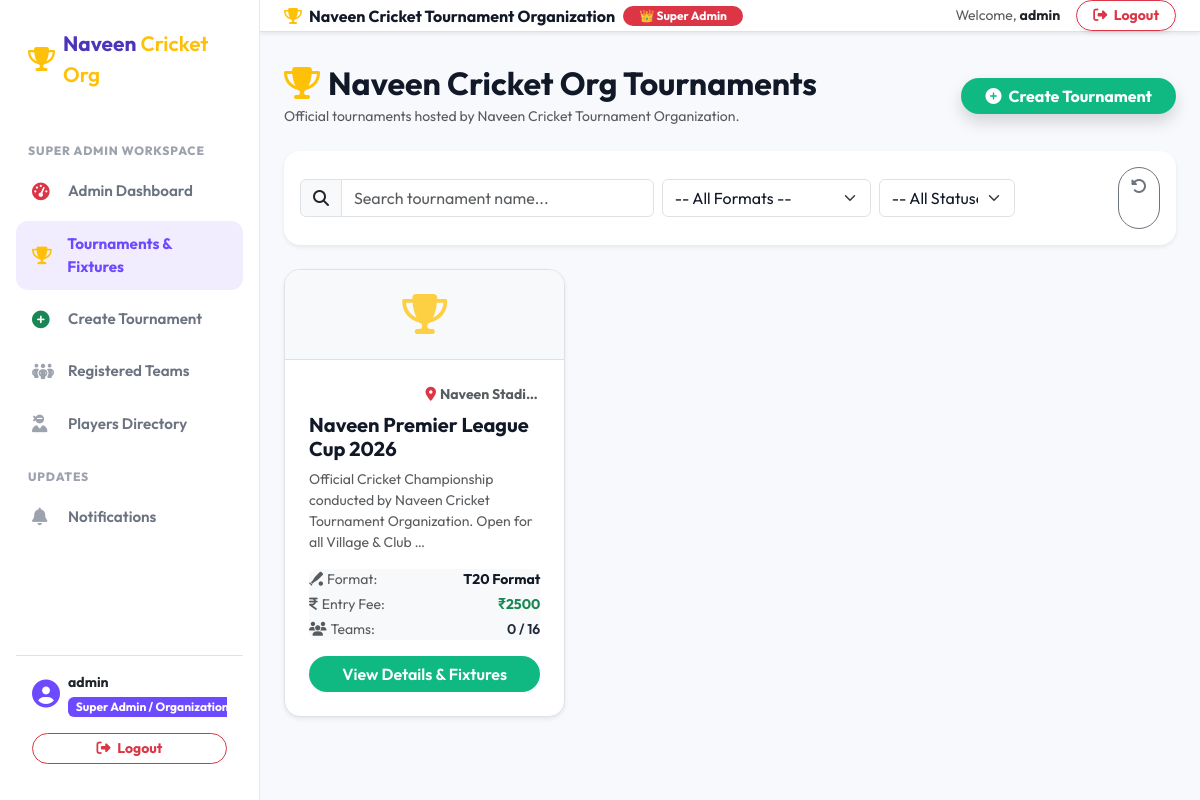
The app's page /tournaments/ (signed in) with its own data.
### apps/accounts/models.py (models this page shows, shortened)
class User(AbstractUser):
    class Role(models.TextChoices):
        ADMIN = 'ADMIN', 'Super Admin / Organization Head'
        CAPTAIN = 'CAPTAIN', 'Team Captain / Owner'
        ORGANIZER = 'ORGANIZER', 'Tournament Organizer'
        PLAYER = 'PLAYER', 'Cricket Player'
    role = models.CharField(
        max_length=20,
        choices=Role.choices,
        default=Role.PLAYER
    )
    phone_number = models.CharField(max_length=15, blank=True, null=True)
    profile_picture = models.ImageField(upload_to='profile_pics/', blank=True, null=True)
    bio = models.TextField(blank=True, null=True)
    is_approved_organizer = models.BooleanField(default=True)
    created_at = models.DateTimeField(auto_now_add=True)
    @property
    def is_admin_role(self):
        return self.role == self.Role.ADMIN or self.is_superuser

### apps/tournaments/models.py (models this page shows, shortened)
class Tournament(models.Model):
    class TournamentType(models.TextChoices):
        T20 = 'T20', 'T20 Format'
        TEN_OVER = '10_OVER', '10 Overs Format'
        KNOCKOUT = 'KNOCKOUT', 'Knockout Tournament'
        LEAGUE_KNOCKOUT = 'LEAGUE_KNOCKOUT', 'League + Knockout'
        BOX_CRICKET = 'BOX_CRICKET', 'Box Cricket / Indoor'
    class Status(models.TextChoices):
        DRAFT = 'DRAFT', 'Draft'
        UPCOMING = 'UPCOMING', 'Upcoming'
        REGISTRATION_OPEN = 'REGISTRATION_OPEN', 'Registration Open'
        REGISTRATION_CLOSED = 'REGISTRATION_CLOSED', 'Registration Closed'
        ONGOING = 'ONGOING', 'Ongoing'
        COMPLETED = 'COMPLETED', 'Completed'
        CANCELLED = 'CANCELLED', 'Cancelled'
    name = models.CharField(max_length=200)
    tournament_type = models.CharField(
        max_length=50,
        choices=TournamentType.choices,
        default=TournamentType.T20
    )
    description = models.TextField()
    district = models.ForeignKey('locations.District', on_delete=models.SET_NULL, null=True, related_name='tournaments')
    taluk = models.ForeignKey('locations.Taluk', on_delete=models.SET_NULL, null=True, blank=True, related_name='tournaments')
    village = models.ForeignKey('locations.Village', on_delete=models.SET_NULL, null=True, blank=True, related_name='tournaments')
    venue = models.CharField(max_length=255)
    start_date = models.DateField()
    end_date = models.DateField()
    registration_start_date = models.DateField()
    registration_end_date = models.DateField()
    entry_fee = models.DecimalField(max_digits=10, decimal_places=2, default=0.00)
    organizer = models.ForeignKey(settings.AUTH_USER_MODEL, on_delete=models.CASCADE, related_name='organized_tournaments')
    contact_phone = models.CharField(max_length=15)
    contact_email = models.EmailField()
    max_teams = models.PositiveIntegerField(default=16)
    status = models.CharField(
        max_length=25,
        choices=Status.choices,
        default=Status.REGISTRATION_OPEN
    )
    banner = models.ImageField(upload_to='tournament_banners/', blank=True, null=True)
    created_at = models.DateTimeField(auto_now_add=True)
    updated_at = models.DateTimeField(auto_now=True)
    class Meta:
        ordering = ['-start_date']
    @property
    def registered_teams_count(self):
        return self.registrations.filter(status='APPROVED').count()

### apps/tournaments/views.py (the view)
# urls.py: path('', tournament_list_view, name='tournament_list'),
@login_required(login_url='login')
def tournament_list_view(request):
    tournaments = Tournament.objects.all().select_related('organizer')
    status_filter = request.GET.get('status')
    type_filter = request.GET.get('type')
    search_query = request.GET.get('q')
    if status_filter:
        tournaments = tournaments.filter(status=status_filter)
    if type_filter:
        tournaments = tournaments.filter(tournament_type=type_filter)
    if search_query:
        tournaments = tournaments.filter(name__icontains=search_query)
    return render(request, 'tournaments/tournament_list.html', {
        'tournaments': tournaments,
        'selected_status': status_filter,
        'selected_type': type_filter,
        'search_query': search_query,
        'tournament_types': Tournament.TournamentType.choices,
        'tournament_statuses': Tournament.Status.choices,
    })

### templates/tournaments/tournament_list.html (shortened to what this page needs)
{% extends 'base.html' %}
{% block content %}
<div class="d-flex flex-column flex-md-row justify-content-between align-items-md-center gap-3 mb-4">
    <div>
        <h2 class="fw-bold text-navy mb-1"><i class="fa-solid fa-trophy text-warning me-2"></i>Naveen Cricket Org Tournaments</h2>
        <p class="text-muted small mb-0">Official tournaments hosted by Naveen Cricket Tournament Organization.</p>
    </div>
    {% if user.is_admin_role %}
        <a href="{% url 'tournament_create' %}" class="btn btn-emerald rounded-pill px-4 shadow fw-bold">
            <i class="fa-solid fa-plus-circle me-1"></i> Create Tournament
        </a>
    {% endif %}
</div>
<div class="card border-0 shadow-sm rounded-4 p-3 mb-4 bg-white">
    <form method="get" action="{% url 'tournament_list' %}" class="row g-2 align-items-center">
        <div class="col-md-5">
            <div class="input-group">
                <span class="input-group-text bg-light"><i class="fa-solid fa-magnifying-glass"></i></span>
                <input type="text" name="q" class="form-control" placeholder="Search tournament name..." value="{{ search_query|default:'' }}">
            </div>
        </div>
        <div class="col-md-3">
            <select name="type" class="form-select">
                <option value="">-- All Formats --</option>
            </select>
        </div>
        <div class="col-md-2">
            <select name="status" class="form-select">
                <option value="">-- All Statuses --</option>
            </select>
        </div>
        <div class="col-md-2 d-flex gap-2">
            <button type="submit" class="btn btn-navy text-white rounded-pill px-3 w-100"><i class="fa-solid fa-filter me-1"></i> Filter</button>
            <a href="{% url 'tournament_list' %}" class="btn btn-outline-secondary rounded-pill" title="Reset Filters"><i class="fa-solid fa-rotate-left"></i></a>
        </div>
    </form>
</div>
<div class="row g-4">
    {% for t in tournaments %}
        <div class="col-md-6 col-lg-4">
            <div class="tournament-card h-100 d-flex flex-column bg-white shadow-sm border rounded-4 overflow-hidden">
                <div class="tournament-banner-placeholder bg-light text-center p-4 border-bottom">
                    <i class="fa-solid fa-trophy fs-1 text-warning opacity-75"></i>
                </div>
                <div class="p-4 d-flex flex-column flex-grow-1">
                    <div class="d-flex justify-content-between align-items-center mb-2">
                        <span class="badge badge-status
                            {% if t.status == 'ONGOING' %}badge-ongoing
                            {% elif t.status == 'REGISTRATION_OPEN' %}badge-registration-open
                            {% else %}badge-upcoming{% endif %}">
                        </span>
                        <span class="small text-muted fw-bold text-truncate" style="max-width: 150px;">
                            <i class="fa-solid fa-location-dot me-1 text-danger"></i>{{ t.venue }}
                        </span>
                    </div>
                    <h5 class="fw-bold mb-2 text-navy">{{ t.name }}</h5>
                    <p class="text-muted small line-clamp-2 mb-3">{{ t.description|truncatewords:15 }}</p>
                    <div class="bg-light p-2.5 rounded-3 mb-3 small">
                        <div class="d-flex justify-content-between mb-1">
                            <span class="text-muted"><i class="fa-solid fa-baseball-bat-ball me-1"></i>Format:</span>
                            <span class="fw-bold text-navy">{{ t.get_tournament_type_display }}</span>
                        </div>
                        <div class="d-flex justify-content-between mb-1">
                            <span class="text-muted"><i class="fa-solid fa-indian-rupee-sign me-1"></i>Entry Fee:</span>
                            <span class="fw-bold text-success">₹{{ t.entry_fee|floatformat:0 }}</span>
                        </div>
                        <div class="d-flex justify-content-between">
                            <span class="text-muted"><i class="fa-solid fa-users me-1"></i>Teams:</span>
                            <span class="fw-semibold">{{ t.registered_teams_count }} / {{ t.max_teams }}</span>
                        </div>
                    </div>
                    <div class="mt-auto">
                        <a href="{% url 'tournament_detail' t.id %}" class="btn btn-emerald w-100 rounded-pill">View Details & Fixtures</a>
                    </div>
                </div>
            </div>
        </div>
    {% empty %}
        <div class="col-12 text-center py-5">
            <i class="fa-solid fa-trophy-slash fs-1 text-muted mb-3 d-block"></i>
            <h5 class="fw-bold text-navy">No Tournaments Found</h5>
            <p class="text-muted">Try adjusting your filters or check back later.</p>
        </div>
    {% endfor %}
</div>
{% endblock %}

### templates/base.html (shortened to what this page needs)
{% load static %}
<!DOCTYPE html>
<html lang="en">
<head>
    <link href="https://cdn.jsdelivr.net/npm/bootstrap@5.3.2/dist/css/bootstrap.min.css" rel="stylesheet">
    <link rel="stylesheet" href="https://cdnjs.cloudflare.com/ajax/libs/font-awesome/6.4.2/css/all.min.css">
    <link rel="stylesheet" href="{% static 'css/style.css' %}">
</head>
<body>
    <div class="app-wrapper">
        {% if user.is_authenticated and request.resolver_match.url_name != 'login' and request.resolver_match.url_name != 'register' %}
            <aside class="app-sidebar d-none d-lg-flex">
                <a href="{% url 'home' %}" class="sidebar-brand">
                    <i class="fa-solid fa-trophy text-warning"></i>
                    <span class="fw-bold">Naveen<span class="text-warning fw-semibold"> Cricket Org</span></span>
                </a>
                <ul class="sidebar-menu">
                    {% if user.is_admin_role %}
                        <div class="sidebar-section-title">Super Admin Workspace</div>
                        <li class="sidebar-item">
                            <a href="{% url 'admin_dashboard' %}" class="sidebar-link {% if 'dashboard/admin' in request.path %}active{% endif %}">
                                <i class="fa-solid fa-gauge-high text-danger"></i> Admin Dashboard
                            </a>
                        </li>
                        <li class="sidebar-item">
                            <a href="{% url 'tournament_list' %}" class="sidebar-link {% if 'tournaments' in request.path %}active{% endif %}">
                                <i class="fa-solid fa-trophy text-warning"></i> Tournaments & Fixtures
                            </a>
                        </li>
                        <li class="sidebar-item">
                            <a href="{% url 'tournament_create' %}" class="sidebar-link {% if 'tournaments/create' in request.path %}active{% endif %}">
                                <i class="fa-solid fa-plus-circle text-success"></i> Create Tournament
                            </a>
                        </li>
                        <li class="sidebar-item">
                            <a href="{% url 'team_list' %}" class="sidebar-link {% if 'teams' in request.path %}active{% endif %}">
                                <i class="fa-solid fa-people-group"></i> Registered Teams
                            </a>
                        </li>
                        <li class="sidebar-item">
                            <a href="{% url 'player_list' %}" class="sidebar-link {% if 'players' in request.path and 'edit' not in request.path %}active{% endif %}">
                                <i class="fa-solid fa-user-ninja"></i> Players Directory
                            </a>
                        </li>
                    {% endif %}
                    <div class="sidebar-section-title">Updates</div>
                    <li class="sidebar-item">
                        <a href="{% url 'notification_list' %}" class="sidebar-link {% if 'notifications' in request.path %}active{% endif %}">
                            <i class="fa-solid fa-bell"></i> Notifications
                        </a>
                    </li>
                </ul>
                <div class="sidebar-user mt-auto p-3 border-top">
                    <div class="d-flex align-items-center mb-3">
                        <i class="fa-solid fa-circle-user fs-3 text-purple me-2"></i>
                        <div class="overflow-hidden">
                            <strong class="d-block text-truncate text-dark small">{{ user.username }}</strong>
                            <small class="badge bg-purple">{{ user.get_role_display }}</small>
                        </div>
                    </div>
                    <form method="post" action="{% url 'logout' %}">
                        <button type="submit" class="btn btn-sm btn-outline-danger w-100 rounded-pill fw-bold">
                            <i class="fa-solid fa-right-from-bracket me-1"></i> Logout
                        </button>
                    </form>
                </div>
            </aside>
        {% endif %}
        <div class="app-content" >
            {% if user.is_authenticated and request.resolver_match.url_name != 'login' and request.resolver_match.url_name != 'register' %}
                <div class="d-none d-lg-flex justify-content-between align-items-center bg-white border-bottom px-4 py-2.5 shadow-sm">
                    <div class="d-flex align-items-center gap-2">
                        <span class="fw-bold text-navy fs-6"><i class="fa-solid fa-trophy text-warning me-1"></i> Naveen Cricket Tournament Organization</span>
                        {% if user.is_admin_role %}
                            <span class="badge bg-danger rounded-pill px-3 py-1">👑 Super Admin</span>
                        {% elif user.is_captain_role %}
                            <span class="badge bg-warning text-dark rounded-pill px-3 py-1">🏏 Team Captain</span>
                        {% else %}
                            <span class="badge bg-success rounded-pill px-3 py-1">🏃 Cricket Player</span>
                        {% endif %}
                    </div>
                    <div class="d-flex align-items-center gap-3">
                        <span class="small text-muted">Welcome, <strong class="text-dark">{{ user.first_name|default:user.username }}</strong></span>
                        <form method="post" action="{% url 'logout' %}" class="d-inline">
                            <button type="submit" class="btn btn-outline-danger btn-sm rounded-pill px-3 fw-bold shadow-sm">
                                <i class="fa-solid fa-right-from-bracket me-1"></i> Logout
                            </button>
                        </form>
                    </div>
                </div>
            {% endif %}
            <main class="container-fluid px-4 my-3 flex-grow-1">
                {% block content %}{% endblock %}
            </main>
        </div>
    </div>
</body>
</html>

### records on screen
User: username "admin", role "Super Admin /…", first_name "admin"
Tournament: venue "Naveen Stadi…", name "Naveen Premier League Cup 2026", description "Official Cricket Championship conducted by Naveen Cricket Tournament Organization. Open for all Village & Club …", tournament_type "T20 Format", entry_fee "2500", registered_teams_count "0", max_teams "16"
